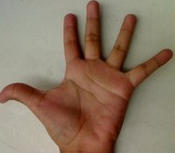
//> input picture backProjection/2.png, 175 x 155 px
$ ./backProjection   (built with g++ and OpenCV 4)
//> lines starting //> are read from the running program, lines starting //| are printed output that depends on the picture
#include<opencv2/core.hpp>
#include<opencv2/highgui.hpp>
#include<opencv2/imgcodecs.hpp>
#include<opencv2/imgproc.hpp>
#include<iostream>

using namespace std;
using namespace cv;
void Hist_and_Backproj(int, void*);

Mat hue;
// 多个灰度级别
int bins = 25;

int main()
{
    Mat src = imread("2.png");
//> src is the input picture: 155 rows x 175 cols, CV_8UC3; mean B, G, R 100.9, 120.1, 140.5
    Mat hsv;
    cvtColor(src, hsv, COLOR_BGR2HSV);
//> hsv: 155 rows x 175 cols, CV_8UC3; mean H, S, V 21.3, 83.9, 141.3

    hue.create(hsv.size(), hsv.depth());
    int ch[] = {0, 0};
    mixChannels(&hsv, 1, &hue, 1, ch, 1);
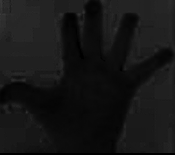
//> hue: 155 rows x 175 cols, CV_8UC1; min 0, max 60, mean 21.3

    namedWindow("source image");
    createTrackbar("hue bins", "source image", &bins, 180, Hist_and_Backproj);
    Hist_and_Backproj(0, 0);

    imshow("source image", src);
    waitKey();
    return 0;

}

void Hist_and_Backproj(int, void*)
{
    int histSize = MAX( bins, 2 );
    float hue_range[] = { 0, 180 };
    // calcHist的类型是因为clacHist函数定义决定 类似指针的指针
    const float* ranges = { hue_range };
    Mat hist;
    calcHist( &hue, 1, 0, Mat(), hist, 1, &histSize, &ranges, true, false );
//> hist = 25 values, max 9086 at index 1, min 0 at index 9, mean 1085
    normalize( hist, hist, 0, 255, NORM_MINMAX, -1, Mat() );
//> hist = 25 values, max 255 at index 1, min 0 at index 9, mean 30.45

    // 反向投影
    Mat backproj;
    calcBackProject( &hue, 1, 0, hist, backproj, &ranges, 1, true );
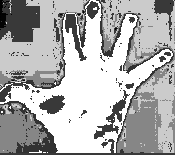
//> backproj: 155 rows x 175 cols, CV_8UC1; min 0, max 255, mean 175.2
    imshow( "BackProj", backproj );

    //绘制直方图 w h分辨代表宽度和长度
    int w = 400, h = 400;
    int bin_w = cvRound( (double) w / histSize );
    Mat histImg = Mat::zeros( h, w, CV_8UC3 );
    for (int i = 0; i < bins; i++)
    {
        // 坐标原点位于左上方
        rectangle( histImg, Point( i*bin_w, h ), Point( (i+1)*bin_w, h - cvRound( hist.at<float>(i)*h/255.0 ) ),
                   Scalar( 0, 0, 255 ), FILLED );
    }
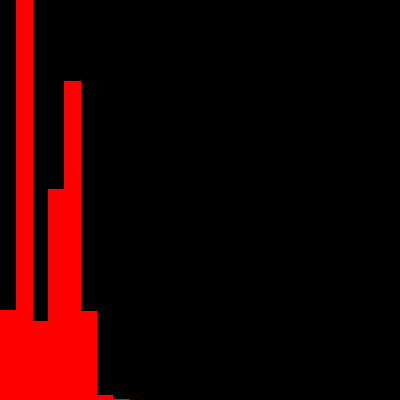
//> histImg: 400 rows x 400 cols, CV_8UC3; mean B, G, R 0, 0, 31.5
    imshow( "Histogram", histImg );

}
